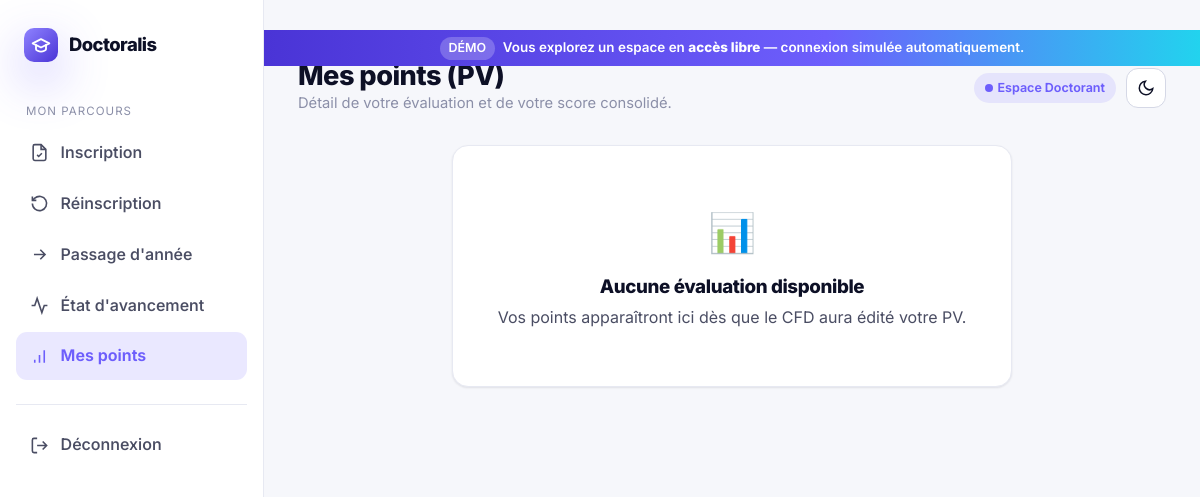
Before: /point/ with the older database file.
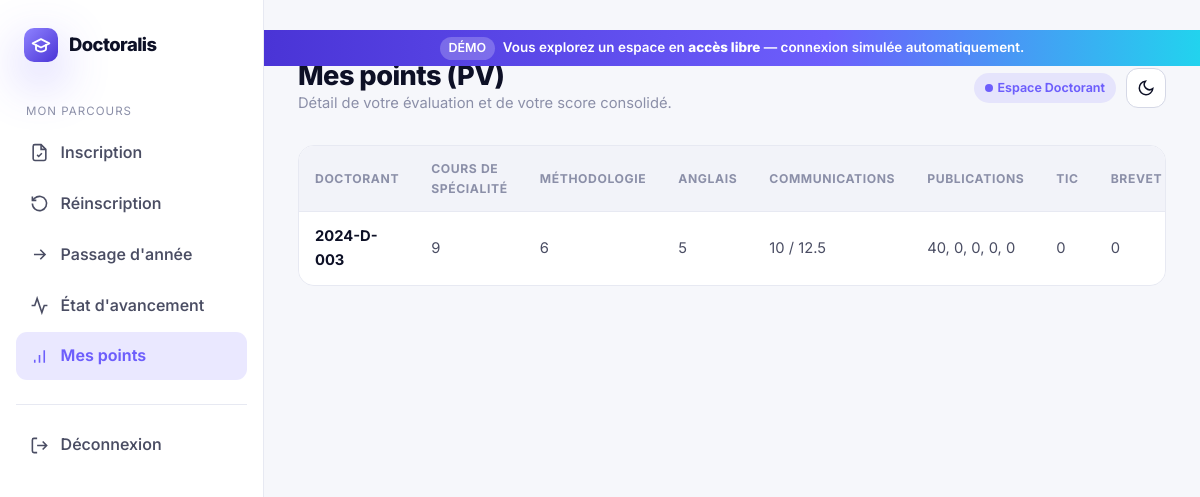
After: the same page with the newer database file.
### pages/models.py (models this page shows, shortened)
class edition_pv(models.Model):
    doctorant = models.ForeignKey(Doctorant, on_delete=models.CASCADE, related_name='edition' ,null=True)
    cours_de_spécialité = models.CharField(max_length=50, null=True)
    methodologie = models.CharField(max_length=50, null=True)
    compétences_anglais = models.CharField(max_length=50, null=True)
    communications1 = models.CharField(max_length=50, null=True)
    communications2 = models.CharField(max_length=50, null=True)
    publication1 = models.CharField(max_length=50, null=True)
    publication2 = models.CharField(max_length=50, null=True)
    publication3 = models.CharField(max_length=50, null=True)
    publication4 = models.CharField(max_length=50, null=True)
    publication5 = models.CharField(max_length=50, null=True)
    tic = models.CharField(max_length=50, null=True)
    brevet = models.CharField(max_length=50, null=True)
    total = models.CharField(max_length=50, null=True)

class Doctorant(models.Model):
    user = models.OneToOneField(User, on_delete=models.CASCADE)
    fichier_inscription = models.FileField(upload_to='ficher_inscription/%Y', default=None, null=True)
    validation = models.BooleanField(default=False)
    annee = models.CharField(max_length=100)
    encadreur = models.ForeignKey(Encadreur, on_delete=models.CASCADE, related_name='doctorants' ,null=True)
    def __str__(self):
        return self.user.username

### pages/views.py (the view)
# urls.py: path('point/', views.test_points, name='point'),
@login_required
def test_points(request):
    try:
        doctorant = Doctorant.objects.get(user=request.user)
        editions = edition_pv.objects.filter(doctorant=doctorant)
    except Doctorant.DoesNotExist:
        editions = None
    return render(request, 'point.html', { 'editions': editions})

### postgraduation/context_processors.py (called while the page is built)
def demo_mode(request):
    return {'DEMO_MODE': getattr(settings, 'DEMO_MODE', False)}

### postgraduation/demo.py (called while the page is built)
def _demo_doctorant_user():
    from pages.models import Doctorant, edition_pv
    pv = edition_pv.objects.select_related('doctorant__user').exclude(doctorant__isnull=True).first()
    if pv and pv.doctorant:
        return pv.doctorant.user
    d = (Doctorant.objects.filter(validation=True).select_related('user').first()
         or Doctorant.objects.select_related('user').first())
    return d.user if d else None

    def __call__(self, request):
        return self.get_response(request)

### templates/point.html (shortened to what this page needs)
{% extends 'base_doctorant.html' %}
{% block page_title %}Mes points (PV){% endblock %}
{% block page_sub %}Détail de votre évaluation et de votre score consolidé.{% endblock %}
{% block content %}
{% if editions %}
<div class="table-wrap">
  <table class="data">
    <thead>
      <tr>
        <th>Doctorant</th>
        <th>Cours de spécialité</th>
        <th>Méthodologie</th>
        <th>Anglais</th>
        <th>Communications</th>
        <th>Publications</th>
        <th>TIC</th>
        <th>Brevet</th>
      </tr>
    </thead>
    <tbody>
      {% for edition in editions %}
      <tr>
        <td><b>{{ edition.doctorant }}</b></td>
        <td>{{ edition.cours_de_spécialité|default:"—" }}</td>
        <td>{{ edition.methodologie|default:"—" }}</td>
        <td>{{ edition.compétences_anglais|default:"—" }}</td>
        <td>{{ edition.communications1|default:"0" }} / {{ edition.communications2|default:"0" }}</td>
        <td>{{ edition.publication1|default:"0" }}, {{ edition.publication2|default:"0" }}, {{ edition.publication3|default:"0" }}, {{ edition.publication4|default:"0" }}, {{ edition.publication5|default:"0" }}</td>
        <td>{{ edition.tic|default:"—" }}</td>
        <td>{{ edition.brevet|default:"—" }}</td>
      </tr>
      {% endfor %}
    </tbody>
  </table>
</div>
{% else %}
<div class="panel" style="text-align:center;padding:56px 24px;max-width:560px;margin:0 auto">
  <div style="font-size:2.4rem">📊</div>
  <h3 style="margin-top:12px">Aucune évaluation disponible</h3>
  <p style="color:var(--ink-2);margin:0">Vos points apparaîtront ici dès que le CFD aura édité votre PV.</p>
</div>
{% endif %}
{% endblock %}

Changed rows visible on the page:
added edition_pv: doctorant "2024-D-003", cours_de_spécialité "9", methodologie "6", compétences_anglais "5", communications1 "10", communications2 "12.5", publication1 "40", publication2 "0", publication3 "0", publication4 "0", publication5 "0", tic "0", brevet "0"
Other visible differences:
text no longer shown: "📊 Aucune évaluation disponible Vos points apparaîtront ici dès que le CFD aura édité votre PV."
text now shown: "DOCTORANT COURS DE SPÉCIALITÉ MÉTHODOLOGIE ANGLAIS COMMUNICATIONS PUBLICATIONS TIC BREVET"
